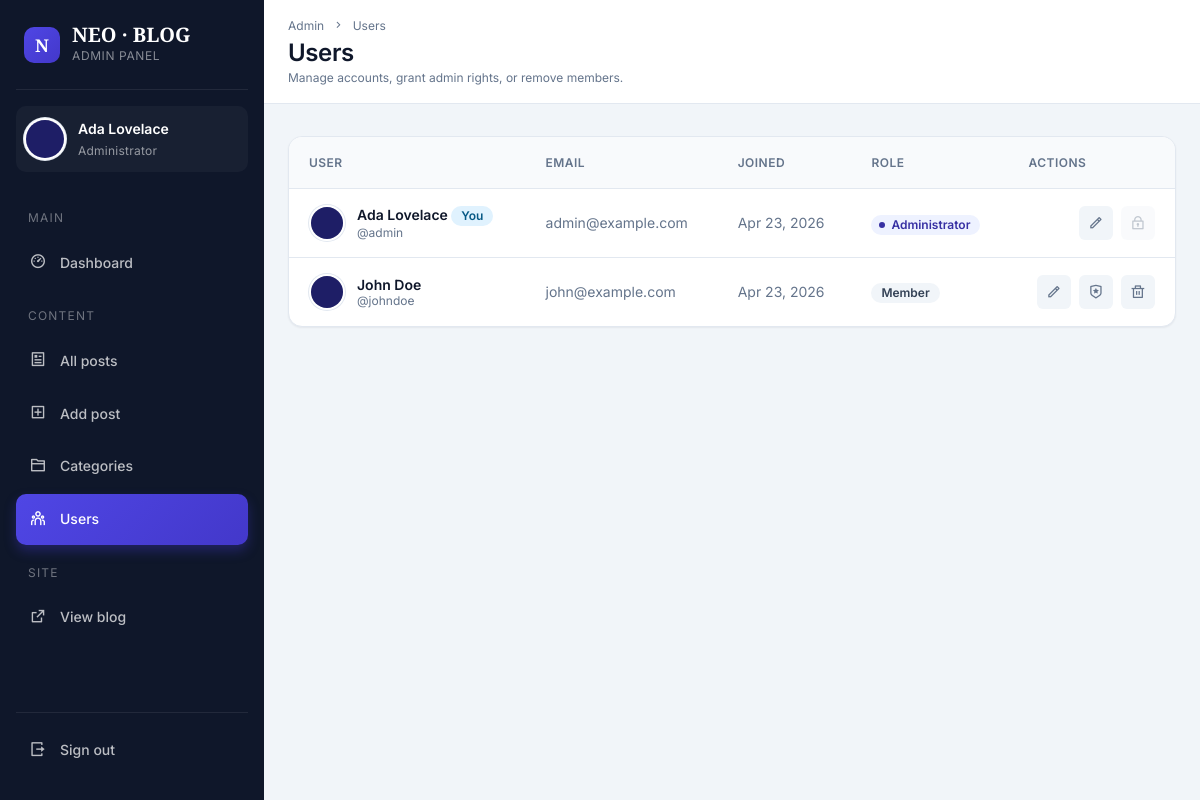
Page /admin/users (signed in) on the committed database.
### tables this page shows
CREATE TABLE users (
    id          INT UNSIGNED AUTO_INCREMENT PRIMARY KEY,
    firstname   VARCHAR(100) NOT NULL,
    lastname    VARCHAR(100) NOT NULL,
    username    VARCHAR(50)  NOT NULL,
    email       VARCHAR(190) NOT NULL,
    password    VARCHAR(255) NOT NULL,
    avatar      VARCHAR(255) NOT NULL DEFAULT 'default-avatar.png',
    is_admin    TINYINT(1)   NOT NULL DEFAULT 0,
    created_at  TIMESTAMP    NOT NULL DEFAULT CURRENT_TIMESTAMP,
    UNIQUE KEY uniq_username (username),
    UNIQUE KEY uniq_email    (email)
);

### app/Controllers/Admin/UserController.php (called while the page is built, shortened)
<?php
final class UserController
{
    public function index(): void
    {
        View::render('admin/users/index', [
            'title'      => 'Users — Admin',
            'activeLink' => 'users',
            'users'      => (new User())->getAll(),
            'success'    => Auth::getFlash('admin-success'),
            'error'      => Auth::getFlash('admin-error'),
        ], layout: 'admin');
    }
}

### public/index.php (called while the page is built, shortened)
<?php
$router = new \App\Core\Router();
$router->dispatch(
    $_SERVER['REQUEST_METHOD'] ?? 'GET',
    $_SERVER['REQUEST_URI']    ?? '/'
);

### app/Core/helpers.php (called while the page is built, shortened)
<?php
function e(mixed $value): string
{
    return htmlspecialchars((string) $value, ENT_QUOTES | ENT_SUBSTITUTE, 'UTF-8');
}
function url(string $path = '/'): string
{
    $path = '/' . ltrim($path, '/');
    return rtrim(ROOT_URL, '/') . $path;
}
function upload_url(string $filename): string
{
    return url('uploads/' . ltrim($filename, '/'));
}
function formatDate(string $dateTimeStr, string $format = 'M d, Y - h:i a'): string
{
    $ts = strtotime($dateTimeStr);
    return $ts ? date($format, $ts) : $dateTimeStr;
}
function avatar_url(?string $filename): string
{
    $filename = trim((string) $filename);
    return upload_url($filename);
}

### app/Core/Database.php (called while the page is built, shortened)
<?php
final class Database
{
    private static ?Database $instance = null;
    private PDO $pdo;
    private function __construct()
    {
        try {
            if (DB_DRIVER === 'sqlite') {
                $this->pdo = new PDO('sqlite:' . DB_SQLITE_PATH);
                $this->pdo->exec('PRAGMA foreign_keys = ON');
            } else {
                $dsn = sprintf(
                    'mysql:host=%s;port=%d;dbname=%s;charset=%s',
                    DB_HOST,
                    DB_PORT,
                    DB_NAME,
                    DB_CHARSET
                );
                $this->pdo = new PDO($dsn, DB_USER, DB_PASS);
            }
            $this->pdo->setAttribute(PDO::ATTR_ERRMODE,            PDO::ERRMODE_EXCEPTION);
            $this->pdo->setAttribute(PDO::ATTR_DEFAULT_FETCH_MODE, PDO::FETCH_ASSOC);
            $this->pdo->setAttribute(PDO::ATTR_EMULATE_PREPARES,   false);
        } catch (PDOException $e) {
            throw new RuntimeException(
                'Database connection failed: ' . $e->getMessage(),
                (int) $e->getCode(),
                $e
            );
        }
    }
    public static function getInstance(): self
    {
        return self::$instance ??= new self();
    }
    public function fetchAll(string $sql, string $types = '', mixed ...$params): array
    {
        return $this->run($sql, $params)->fetchAll();
    }
    public function fetchOne(string $sql, string $types = '', mixed ...$params): ?array
    {
        $row = $this->run($sql, $params)->fetch();
        return $row === false ? null : $row;
    }
    private function run(string $sql, array $params): \PDOStatement
    {
        $stmt = $this->pdo->prepare($sql);
        $stmt->execute($params);
        return $stmt;
    }
}

### app/Models/User.php (called while the page is built, shortened)
<?php
final class User
{
    private Database $db;
    public function __construct()
    {
        $this->db = Database::getInstance();
    }
    public function getAll(): array
    {
        return $this->db->fetchAll(
            "SELECT id, firstname, lastname, username, email, avatar, is_admin, created_at
               FROM users
              ORDER BY created_at DESC"
        );
    }
    public function getById(int $id): ?array
    {
        return $this->db->fetchOne(
            "SELECT id, firstname, lastname, username, email, avatar, is_admin, created_at
               FROM users WHERE id = ?",
            '', $id
        );
    }
}

### app/Core/Auth.php (called while the page is built, shortened)
<?php
final class Auth
{
    public static function isLoggedIn(): bool
    {
        return isset($_SESSION['user_id']);
    }
    public static function isAdmin(): bool
    {
        return self::isLoggedIn() && (($_SESSION['user_is_admin'] ?? false) === true);
    }
    public static function userId(): ?int
    {
        return isset($_SESSION['user_id']) ? (int) $_SESSION['user_id'] : null;
    }
    public static function user(): ?array
    {
        static $cached = null;
        if ($cached === null || ($cached['id'] ?? null) !== self::userId()) {
            $cached = (new User())->getById((int) self::userId());
        }
        return $cached;
    }
}

### resources/views/admin/users/index.php (the view, shortened to what this page needs)
<?php
$currentId = Auth::userId();
?>
<div class="admin-topbar">
    <div>
        <div class="admin-topbar__crumb">
            <a href="<?= url('/admin') ?>">Admin</a> <i class="ri-arrow-right-s-line"></i> <span>Users</span>
        </div>
        <div class="admin-topbar__title"><h1>Users</h1></div>
        <div class="admin-topbar__sub">Manage accounts, grant admin rights, or remove members.</div>
    </div>
</div>
<div class="admin-content">
    <div class="card">
        <div class="table-wrap">
            <table class="table">
                <thead>
                    <tr>
                        <th>User</th>
                        <th>Email</th>
                        <th>Joined</th>
                        <th>Role</th>
                        <th class="text-end">Actions</th>
                    </tr>
                </thead>
                <tbody>
                    <?php if (empty($users)): ?>
                        <tr><td colspan="5" class="table__empty">No users yet.</td></tr>
                    <?php else: foreach ($users as $user): $uid = (int) $user['id']; $isSelf = $uid === $currentId; ?>
                        <tr>
                            <td>
                                <div class="user-cell">
                                    <span class="avatar avatar--sm">
                                        <img src="<?= avatar_url($user['avatar']) ?>" alt="">
                                    </span>
                                    <div class="user-cell__meta">
                                        <div class="user-cell__name">
                                            <?= e($user['firstname'] . ' ' . $user['lastname']) ?>
                                            <?php if ($isSelf): ?><span class="badge badge--info">You</span><?php endif; ?>
                                        </div>
                                        <div class="user-cell__handle">@<?= e($user['username']) ?></div>
                                    </div>
                                </div>
                            </td>
                            <td class="table__muted"><?= e($user['email']) ?></td>
                            <td class="table__muted"><?= e(formatDate($user['created_at'], 'M d, Y')) ?></td>
                            <td>
                                <?php if ((int) $user['is_admin'] === 1): ?>
                                    <span class="badge badge--primary badge--dot">Administrator</span>
                                <?php else: ?>
                                    <span class="badge">Member</span>
                                <?php endif; ?>
                            </td>
                            <td>
                                <div class="table__actions">
                                    <a href="<?= url('/admin/users/edit?id=' . $uid) ?>"
                                       class="table__action table__action--edit" title="Edit">
                                        <i class="ri-pencil-line"></i>
                                    </a>
                                    <?php if (!$isSelf): ?>
                                        <form action="<?= url('/admin/users/toggle-admin') ?>" method="post"
                                              onsubmit="return confirm('<?= (int) $user['is_admin'] === 1 ? 'Remove admin rights?' : 'Grant admin rights to this user?' ?>');">
                                            <button type="submit" class="table__action"
                                                    title="<?= (int) $user['is_admin'] === 1 ? 'Revoke admin' : 'Make admin' ?>">
                                                <i class="ri-shield-<?= (int) $user['is_admin'] === 1 ? 'cross' : 'star' ?>-line"></i>
                                            </button>
                                        </form>
                                        <form action="<?= url('/admin/users/delete') ?>" method="post"
                                              onsubmit="return confirm('Delete this user? This will also remove all their posts.');">
                                            <button type="submit" class="table__action table__action--danger" title="Delete">
                                                <i class="ri-delete-bin-line"></i>
                                            </button>
                                        </form>
                                    <?php else: ?>
                                        <span class="table__action is-disabled" title="You cannot modify your own role">
                                            <i class="ri-lock-2-line"></i>
                                        </span>
                                    <?php endif; ?>
                                </div>
                            </td>
                        </tr>
                    <?php endforeach; endif; ?>
                </tbody>
            </table>
        </div>
    </div>
</div>

### app/Core/Router.php (shortened to what this page needs)
<?php
final class Router
{
    private array $routes = [];
    private string $prefix = '';
    public function group(string $prefix, callable $callback): void
    {
        $previous    = $this->prefix;
        $this->prefix = rtrim($previous . $prefix, '/');
        $this->prefix = $previous;
    }
    public function dispatch(string $method, string $uri): void
    {
        $method = strtoupper($method);
        $path   = $this->normalise($uri);
        foreach ($this->routes as $route) {
            if ($route['method'] !== $method) continue;
            if ($route['path'] === $path) {
                $this->invoke($route['handler'], []);
                return;
            }
        }
    }
    private function add(string $method, string $path, string $handler): void
    {
        $fullPath = rtrim($this->prefix . '/' . ltrim($path, '/'), '/');
        if ($fullPath === '') $fullPath = '/';
        $this->routes[] = [
            'method'  => $method,
            'path'    => $fullPath,
            'handler' => $handler,
        ];
    }
    private function normalise(string $uri): string
    {
        $path = parse_url($uri, PHP_URL_PATH) ?: '/';
        $path = rtrim($path, '/');
        return $path === '' ? '/' : $path;
    }
    private function invoke(string $handler, array $params): void
    {
        [$controller, $action] = explode('@', $handler, 2);
        $instance = new $class();
        $instance->$action($params);
    }
}

### resources/views/partials/admin-sidebar.php (shortened to what this page needs)
<?php
$user = Auth::user();
$is   = fn (string $name) => ($activeLink ?? '') === $name ? 'is-active' : '';
?>
<aside class="sidebar" aria-label="Admin navigation">
    <div class="sidebar__brand">
        <span class="sidebar__brand-logo">N</span>
        <div>
            <div class="sidebar__brand-text">NEO · BLOG</div>
            <div class="sidebar__brand-sub">Admin panel</div>
        </div>
    </div>
    <div class="sidebar__profile">
        <span class="avatar avatar--sm">
            <img src="<?= avatar_url($user['avatar'] ?? '') ?>" alt="">
        </span>
        <div class="sidebar__profile-meta">
            <span class="sidebar__profile-name"><?= e(($user['firstname'] ?? '') . ' ' . ($user['lastname'] ?? '')) ?></span>
            <span class="sidebar__profile-role"><?= Auth::isAdmin() ? 'Administrator' : 'Editor' ?></span>
        </div>
    </div>
    <nav class="sidebar__nav" aria-label="Admin">
        <div class="sidebar__group">Main</div>
        <a href="<?= url('/admin') ?>" class="sidebar__link <?= $is('dashboard') ?>">
            <i class="ri-dashboard-3-line"></i> <span>Dashboard</span>
        </a>
        <div class="sidebar__group">Content</div>
        <a href="<?= url('/admin/posts') ?>" class="sidebar__link <?= $is('posts') ?>">
            <i class="ri-article-line"></i> <span>All posts</span>
        </a>
        <a href="<?= url('/admin/posts/create') ?>" class="sidebar__link <?= $is('add-post') ?>">
            <i class="ri-add-box-line"></i> <span>Add post</span>
        </a>
        <a href="<?= url('/admin/categories') ?>" class="sidebar__link <?= $is('categories') ?>">
            <i class="ri-folder-2-line"></i> <span>Categories</span>
        </a>
        <a href="<?= url('/admin/users') ?>" class="sidebar__link <?= $is('users') ?>">
            <i class="ri-team-line"></i> <span>Users</span>
        </a>
        <div class="sidebar__group">Site</div>
        <a href="<?= url('/') ?>" class="sidebar__link">
            <i class="ri-external-link-line"></i> <span>View blog</span>
        </a>
    </nav>
    <div class="sidebar__logout">
        <form action="<?= url('/logout') ?>" method="post" style="margin:0;">
            <button type="submit" class="sidebar__link" style="width:100%; background:none; border:0; text-align:left; color: rgba(255,255,255,0.72);">
                <i class="ri-logout-box-r-line"></i> <span>Sign out</span>
            </button>
        </form>
    </div>
</aside>

### rows in the picture
users: avatar (placeholder picture), firstname+lastname "Ada Lovelace", shows "You", username "admin", email "admin@example.com", created_at "Apr 23, 2026", is_admin "Administrator"
users: avatar (placeholder picture), firstname+lastname "John Doe", username "johndoe", email "john@example.com", created_at "Apr 23, 2026", is_admin "Member"
